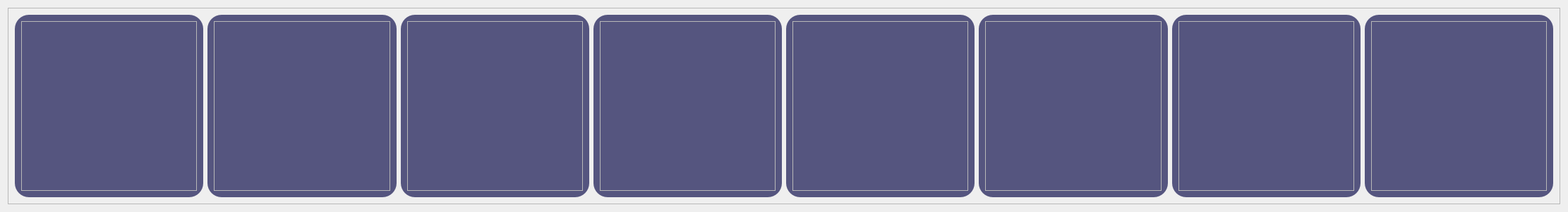
                              <widget class="QWidget" name="scrollAreaWidgetContents_2">
                               <property name="geometry">
                                <rect>
                                 <x>0</x>
                                 <y>0</y>
                                 <width>2218</width>
                                 <height>301</height>
                                </rect>
                               </property>
                               <layout class="QVBoxLayout" name="verticalLayout_44">
                                <item>
                                 <widget class="QFrame" name="rewardHold">
                                  <property name="minimumSize">
                                   <size>
                                    <width>2200</width>
                                    <height>0</height>
                                   </size>
                                  </property>
                                  <property name="frameShape">
                                   <enum>QFrame::StyledPanel</enum>
                                  </property>
                                  <property name="frameShadow">
                                   <enum>QFrame::Raised</enum>
                                  </property>
                                  <layout class="QHBoxLayout" name="horizontalLayout_11">
                                   <item>
                                    <widget class="QFrame" name="frame_36">
                                     <property name="styleSheet">
                                      <string notr="true">#frame_36 {
	background-color: #55557f;
	border-radius: 20px;
}</string>
                                     </property>
                                     <property name="frameShape">
                                      <enum>QFrame::StyledPanel</enum>
                                     </property>
                                     <property name="frameShadow">
                                      <enum>QFrame::Raised</enum>
                                     </property>
                                     <layout class="QVBoxLayout" name="verticalLayout_52">
                                      <item>
                                       <widget class="QFrame" name="frame_44">
                                        <property name="styleSheet">
                                         <string notr="true">image: url(:/junk/misc pic/junk items/bottle.png);</string>
                                        </property>
                                        <property name="frameShape">
                                         <enum>QFrame::StyledPanel</enum>
                                        </property>
                                        <property name="frameShadow">
                                         <enum>QFrame::Raised</enum>
                                        </property>
                                       </widget>
                                      </item>
                                     </layout>
                                    </widget>
                                   </item>
                                   <item>
                                    <widget class="QFrame" name="frame_37">
                                     <property name="styleSheet">
                                      <string notr="true">#frame_37 {
	background-color: #55557f;
	border-radius: 20px;
}</string>
                                     </property>
                                     <property name="frameShape">
                                      <enum>QFrame::StyledPanel</enum>
                                     </property>
                                     <property name="frameShadow">
                                      <enum>QFrame::Raised</enum>
                                     </property>
                                     <layout class="QVBoxLayout" name="verticalLayout_51">
                                      <item>
                                       <widget class="QFrame" name="frame_45">
                                        <property name="styleSheet">
                                         <string notr="true">image: url(:/junk/misc pic/junk items/cans.png);</string>
                                        </property>
                                        <property name="frameShape">
                                         <enum>QFrame::StyledPanel</enum>
                                        </property>
                                        <property name="frameShadow">
                                         <enum>QFrame::Raised</enum>
                                        </property>
                                       </widget>
                                      </item>
                                     </layout>
                                    </widget>
                                   </item>
                                   <item>
                                    <widget class="QFrame" name="frame_38">
                                     <property name="styleSheet">
                                      <string notr="true">#frame_38 {
	background-color: #55557f;
	border-radius: 20px;
}</string>
                                     </property>
                                     <property name="frameShape">
                                      <enum>QFrame::StyledPanel</enum>
                                     </property>
                                     <property name="frameShadow">
                                      <enum>QFrame::Raised</enum>
                                     </property>
                                     <layout class="QVBoxLayout" name="verticalLayout_50">
                                      <item>
                                       <widget class="QFrame" name="frame_46">
                                        <property name="styleSheet">
                                         <string notr="true">image: url(:/junk/misc pic/junk items/carton.png);</string>
                                        </property>
                                        <property name="frameShape">
                                         <enum>QFrame::StyledPanel</enum>
                                        </property>
                                        <property name="frameShadow">
                                         <enum>QFrame::Raised</enum>
                                        </property>
                                       </widget>
                                      </item>
                                     </layout>
                                    </widget>
                                   </item>
                                   <item>
                                    <widget class="QFrame" name="frame_39">
                                     <property name="styleSheet">
                                      <string notr="true">#frame_39 {
	background-color: #55557f;
	border-radius: 20px;
}</string>
                                     </property>
                                     <property name="frameShape">
                                      <enum>QFrame::StyledPanel</enum>
                                     </property>
                                     <property name="frameShadow">
                                      <enum>QFrame::Raised</enum>
                                     </property>
                                     <layout class="QVBoxLayout" name="verticalLayout_49">
                                      <item>
                                       <widget class="QFrame" name="frame_47">
                                        <property name="styleSheet">
                                         <string notr="true">image: url(:/junk/misc pic/junk items/electrical.png);</string>
                                        </property>
                                        <property name="frameShape">
                                         <enum>QFrame::StyledPanel</enum>
                                        </property>
                                        <property name="frameShadow">
                                         <enum>QFrame::Raised</enum>
                                        </property>
                                       </widget>
                                      </item>
                                     </layout>
                                    </widget>
                                   </item>
                                   <item>
                                    <widget class="QFrame" name="frame_40">
                                     <property name="styleSheet">
                                      <string notr="true">#frame_40 {
	background-color: #55557f;
	border-radius: 20px;
}</string>
                                     </property>
                                     <property name="frameShape">
                                      <enum>QFrame::StyledPanel</enum>
                                     </property>
                                     <property name="frameShadow">
                                      <enum>QFrame::Raised</enum>
                                     </property>
                                     <layout class="QVBoxLayout" name="verticalLayout_48">
                                      <item>
                                       <widget class="QFrame" name="frame_48">
                                        <property name="styleSheet">
                                         <string notr="true">image: url(:/junk/misc pic/junk items/metals.png);</string>
                                        </property>
                                        <property name="frameShape">
                                         <enum>QFrame::StyledPanel</enum>
                                        </property>
                                        <property name="frameShadow">
                                         <enum>QFrame::Raised</enum>
                                        </property>
                                       </widget>
                                      </item>
                                     </layout>
                                    </widget>
                                   </item>
                                   <item>
                                    <widget class="QFrame" name="frame_41">
                                     <property name="styleSheet">
                                      <string notr="true">#frame_41 {
	background-color: #55557f;
	border-radius: 20px;
}</string>
                                     </property>
                                     <property name="frameShape">
                                      <enum>QFrame::StyledPanel</enum>
                                     </property>
                                     <property name="frameShadow">
                                      <enum>QFrame::Raised</enum>
                                     </property>
                                     <layout class="QVBoxLayout" name="verticalLayout_47">
                                      <item>
                                       <widget class="QFrame" name="frame_49">
                                        <property name="styleSheet">
                                         <string notr="true">image: url(:/junk/misc pic/junk items/paper.png);</string>
                                        </property>
                                        <property name="frameShape">
                                         <enum>QFrame::StyledPanel</enum>
                                        </property>
                                        <property name="frameShadow">
                                         <enum>QFrame::Raised</enum>
                                        </property>
                                       </widget>
                                      </item>
                                     </layout>
                                    </widget>
                                   </item>
                                   <item>
                                    <widget class="QFrame" name="frame_42">
                                     <property name="styleSheet">
                                      <string notr="true">#frame_42 {
	background-color: #55557f;
	border-radius: 20px;
}</string>
                                     </property>
                                     <property name="frameShape">
                                      <enum>QFrame::StyledPanel</enum>
                                     </property>
                                     <property name="frameShadow">
                                      <enum>QFrame::Raised</enum>
                                     </property>
                                     <layout class="QVBoxLayout" name="verticalLayout_45">
                                      <item>
                                       <widget class="QFrame" name="frame_50">
                                        <property name="styleSheet">
                                         <string notr="true">image: url(:/junk/misc pic/junk items/plastics.png);</string>
                                        </property>
                                        <property name="frameShape">
                                         <enum>QFrame::StyledPanel</enum>
                                        </property>
                                        <property name="frameShadow">
                                         <enum>QFrame::Raised</enum>
                                        </property>
                                       </widget>
                                      </item>
                                     </layout>
                                    </widget>
                                   </item>
                                   <item>
                                    <widget class="QFrame" name="frame_43">
                                     <property name="styleSheet">
                                      <string notr="true">#frame_43 {
	background-color: #55557f;
	border-radius: 20px;
}</string>
                                     </property>
                                     <property name="frameShape">
                                      <enum>QFrame::StyledPanel</enum>
                                     </property>
                                     <property name="frameShadow">
                                      <enum>QFrame::Raised</enum>
                                     </property>
                                     <layout class="QVBoxLayout" name="verticalLayout_46">
                                      <item>
                                       <widget class="QFrame" name="frame_51">
                                        <property name="styleSheet">
                                         <string notr="true">image: url(:/junk/misc pic/junk items/tires.png);</string>
                                        </property>
                                        <property name="frameShape">
                                         <enum>QFrame::StyledPanel</enum>
                                        </property>
                                        <property name="frameShadow">
                                         <enum>QFrame::Raised</enum>
                                        </property>
                                       </widget>
                                      </item>
                                     </layout>
                                    </widget>
                                   </item>
                                  </layout>
                                 </widget>
                                </item>
                               </layout>
                              </widget>
